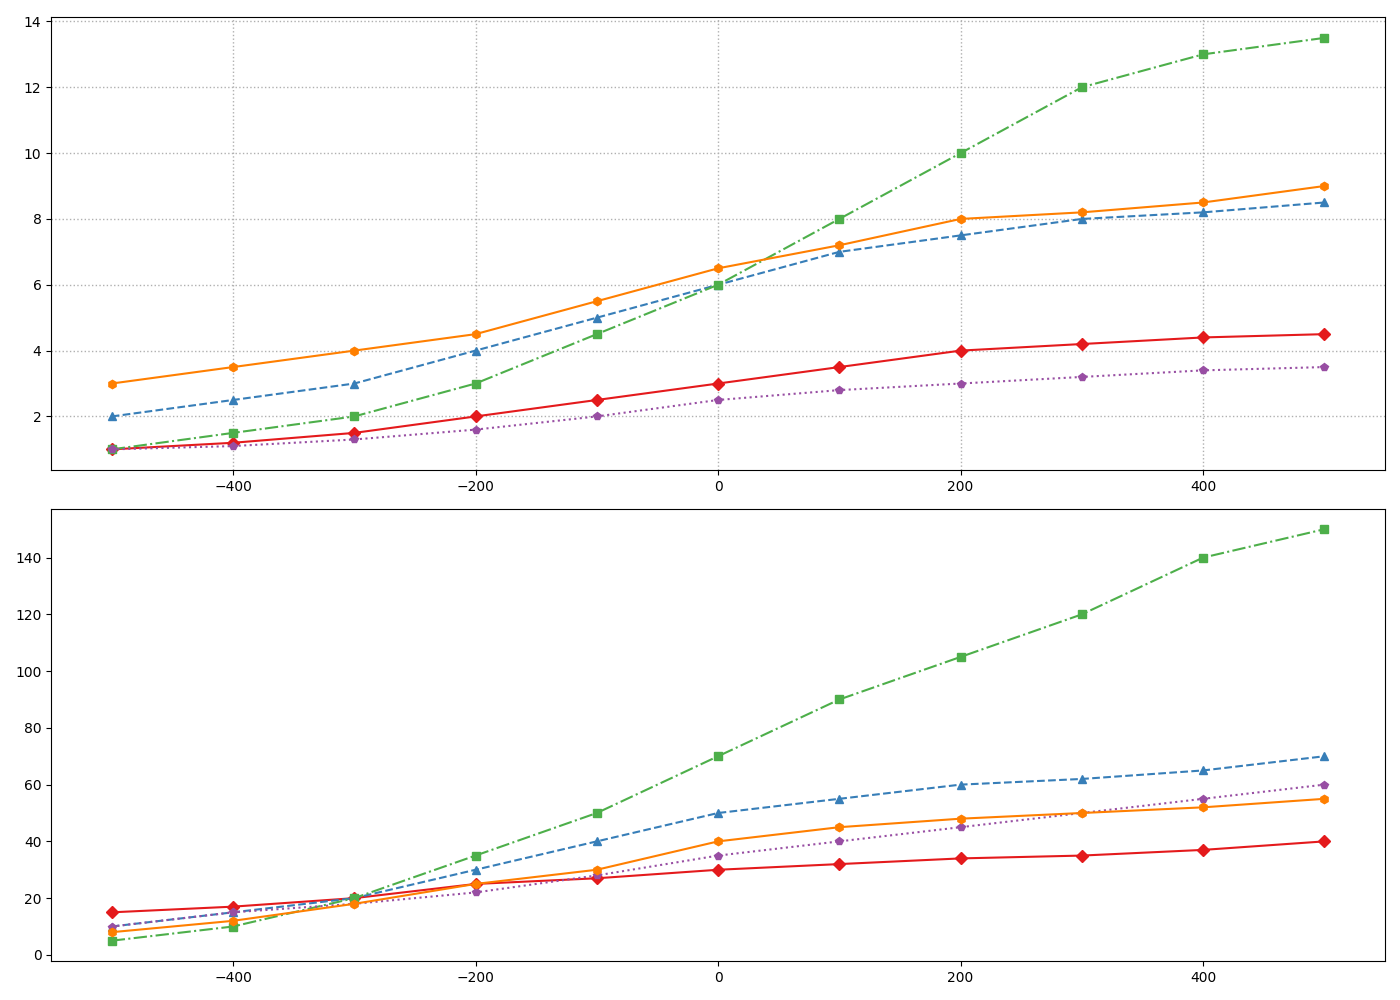

This chart was generated by the following Python code:
import matplotlib.pyplot as plt
import numpy as np

civilizations = ['Ancient Egypt', 'Chinese Han', 'Roman Empire', 'Ancient Greece', 'Maurya Empire']
years = np.arange(-500, 501, 100)

tech_advancements = {
    'Ancient Egypt': [15, 17, 20, 25, 27, 30, 32, 34, 35, 37, 40],
    'Chinese Han': [10, 15, 20, 30, 40, 50, 55, 60, 62, 65, 70],
    'Roman Empire': [5, 10, 20, 35, 50, 70, 90, 105, 120, 140, 150],
    'Ancient Greece': [10, 15, 18, 22, 28, 35, 40, 45, 50, 55, 60],
    'Maurya Empire': [8, 12, 18, 25, 30, 40, 45, 48, 50, 52, 55]
}

population_growth = {
    'Ancient Egypt': [1, 1.2, 1.5, 2, 2.5, 3, 3.5, 4, 4.2, 4.4, 4.5],
    'Chinese Han': [2, 2.5, 3, 4, 5, 6, 7, 7.5, 8, 8.2, 8.5],
    'Roman Empire': [1, 1.5, 2, 3, 4.5, 6, 8, 10, 12, 13, 13.5],
    'Ancient Greece': [1, 1.1, 1.3, 1.6, 2, 2.5, 2.8, 3, 3.2, 3.4, 3.5],
    'Maurya Empire': [3, 3.5, 4, 4.5, 5.5, 6.5, 7.2, 8, 8.2, 8.5, 9]
}

fig, axs = plt.subplots(2, 1, figsize=(14, 10))

colors = ['#e41a1c', '#377eb8', '#4daf4a', '#984ea3', '#ff7f00']
markers = ['D', '^', 's', 'p', 'h']
line_styles = ['-', '--', '-.', ':', '-']

for i, population in enumerate(population_growth.values()):
    axs[0].plot(years, population, marker=markers[i], linestyle=line_styles[i], color=colors[i])

axs[0].grid(True, linestyle=':', linewidth=1)

for i, advancements in enumerate(tech_advancements.values()):
    axs[1].plot(years, advancements, marker=markers[i], linestyle=line_styles[i], color=colors[i])

axs[1].grid(False)

plt.tight_layout()
plt.show()
